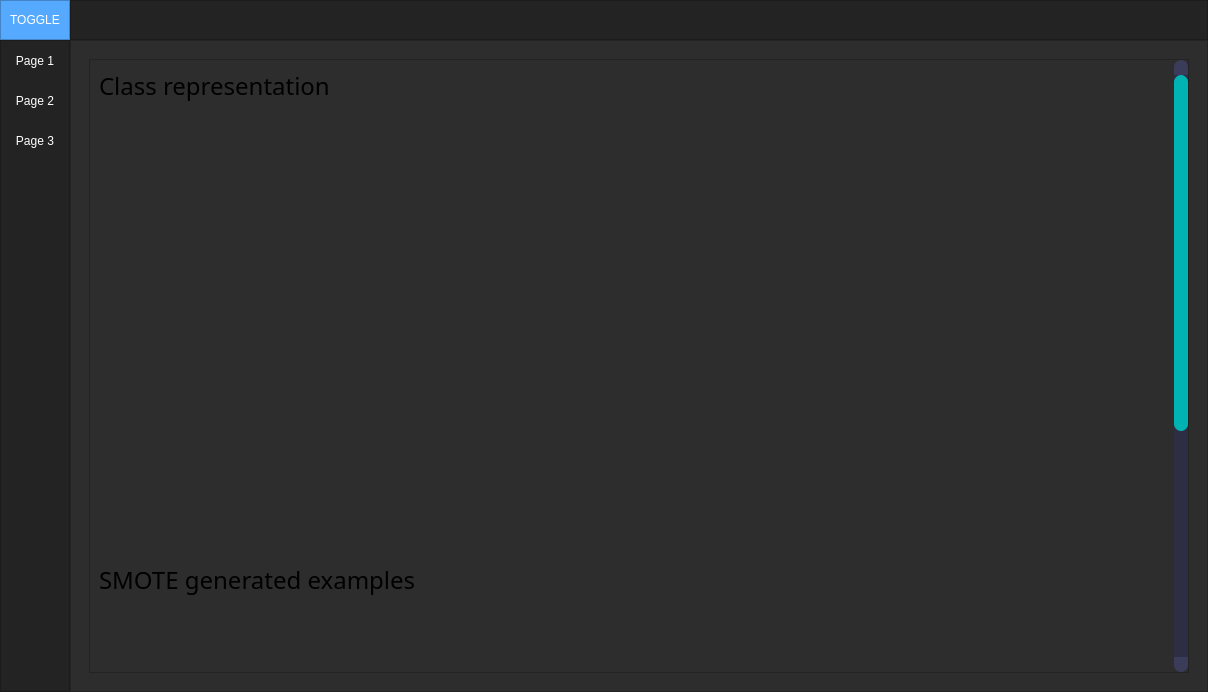
<?xml version="1.0" encoding="UTF-8"?>
<ui version="4.0">
 <class>MainWindow</class>
 <widget class="QMainWindow" name="MainWindow">
  <property name="geometry">
   <rect>
    <x>0</x>
    <y>0</y>
    <width>1208</width>
    <height>692</height>
   </rect>
  </property>
  <property name="minimumSize">
   <size>
    <width>1000</width>
    <height>500</height>
   </size>
  </property>
  <property name="windowTitle">
   <string>MainWindow</string>
  </property>
  <property name="styleSheet">
   <string notr="true">background-color: rgb(45, 45, 45);</string>
  </property>
  <widget class="QWidget" name="centralwidget">
   <layout class="QVBoxLayout" name="verticalLayout">
    <property name="spacing">
     <number>0</number>
    </property>
    <property name="leftMargin">
     <number>0</number>
    </property>
    <property name="topMargin">
     <number>0</number>
    </property>
    <property name="rightMargin">
     <number>0</number>
    </property>
    <property name="bottomMargin">
     <number>0</number>
    </property>
    <item>
     <widget class="QFrame" name="Top_Bar">
      <property name="maximumSize">
       <size>
        <width>16777215</width>
        <height>40</height>
       </size>
      </property>
      <property name="styleSheet">
       <string notr="true">background-color: rgb(35, 35, 35);</string>
      </property>
      <property name="frameShape">
       <enum>QFrame::NoFrame</enum>
      </property>
      <property name="frameShadow">
       <enum>QFrame::Raised</enum>
      </property>
      <layout class="QHBoxLayout" name="horizontalLayout">
       <property name="spacing">
        <number>0</number>
       </property>
       <property name="leftMargin">
        <number>0</number>
       </property>
       <property name="topMargin">
        <number>0</number>
       </property>
       <property name="rightMargin">
        <number>0</number>
       </property>
       <property name="bottomMargin">
        <number>0</number>
       </property>
       <item>
        <widget class="QFrame" name="frame_toggle">
         <property name="maximumSize">
          <size>
           <width>70</width>
           <height>40</height>
          </size>
         </property>
         <property name="styleSheet">
          <string notr="true">background-color: rgb(85, 170, 255);</string>
         </property>
         <property name="frameShape">
          <enum>QFrame::StyledPanel</enum>
         </property>
         <property name="frameShadow">
          <enum>QFrame::Raised</enum>
         </property>
         <layout class="QVBoxLayout" name="verticalLayout_2">
          <property name="spacing">
           <number>0</number>
          </property>
          <property name="leftMargin">
           <number>0</number>
          </property>
          <property name="topMargin">
           <number>0</number>
          </property>
          <property name="rightMargin">
           <number>0</number>
          </property>
          <property name="bottomMargin">
           <number>0</number>
          </property>
          <item>
           <widget class="QPushButton" name="Btn_Toggle">
            <property name="sizePolicy">
             <sizepolicy hsizetype="Expanding" vsizetype="Expanding">
              <horstretch>0</horstretch>
              <verstretch>0</verstretch>
             </sizepolicy>
            </property>
            <property name="styleSheet">
             <string notr="true">color: rgb(255, 255, 255);
border: 0px solid;</string>
            </property>
            <property name="text">
             <string>TOGGLE</string>
            </property>
           </widget>
          </item>
         </layout>
        </widget>
       </item>
       <item>
        <widget class="QFrame" name="frame_top">
         <property name="frameShape">
          <enum>QFrame::StyledPanel</enum>
         </property>
         <property name="frameShadow">
          <enum>QFrame::Raised</enum>
         </property>
        </widget>
       </item>
      </layout>
     </widget>
    </item>
    <item>
     <widget class="QFrame" name="Content">
      <property name="frameShape">
       <enum>QFrame::NoFrame</enum>
      </property>
      <property name="frameShadow">
       <enum>QFrame::Raised</enum>
      </property>
      <layout class="QHBoxLayout" name="horizontalLayout_2">
       <property name="spacing">
        <number>0</number>
       </property>
       <property name="leftMargin">
        <number>0</number>
       </property>
       <property name="topMargin">
        <number>0</number>
       </property>
       <property name="rightMargin">
        <number>0</number>
       </property>
       <property name="bottomMargin">
        <number>0</number>
       </property>
       <item>
        <widget class="QFrame" name="frame_left_menu">
         <property name="minimumSize">
          <size>
           <width>70</width>
           <height>0</height>
          </size>
         </property>
         <property name="maximumSize">
          <size>
           <width>70</width>
           <height>16777215</height>
          </size>
         </property>
         <property name="styleSheet">
          <string notr="true">background-color: rgb(35, 35, 35);</string>
         </property>
         <property name="frameShape">
          <enum>QFrame::StyledPanel</enum>
         </property>
         <property name="frameShadow">
          <enum>QFrame::Raised</enum>
         </property>
         <layout class="QVBoxLayout" name="verticalLayout_3">
          <property name="leftMargin">
           <number>0</number>
          </property>
          <property name="topMargin">
           <number>0</number>
          </property>
          <property name="rightMargin">
           <number>0</number>
          </property>
          <property name="bottomMargin">
           <number>0</number>
          </property>
          <item alignment="Qt::AlignTop">
           <widget class="QFrame" name="frame_top_menus">
            <property name="frameShape">
             <enum>QFrame::NoFrame</enum>
            </property>
            <property name="frameShadow">
             <enum>QFrame::Raised</enum>
            </property>
            <layout class="QVBoxLayout" name="verticalLayout_4">
             <property name="spacing">
              <number>0</number>
             </property>
             <property name="leftMargin">
              <number>0</number>
             </property>
             <property name="topMargin">
              <number>0</number>
             </property>
             <property name="rightMargin">
              <number>0</number>
             </property>
             <property name="bottomMargin">
              <number>0</number>
             </property>
             <item>
              <widget class="QPushButton" name="btn_page_1">
               <property name="minimumSize">
                <size>
                 <width>0</width>
                 <height>40</height>
                </size>
               </property>
               <property name="styleSheet">
                <string notr="true">QPushButton {
	color: rgb(255, 255, 255);
	background-color: rgb(35, 35, 35);
	border: 0px solid;
}
QPushButton:hover {
	background-color: rgb(85, 170, 255);
}</string>
               </property>
               <property name="text">
                <string>Page 1</string>
               </property>
              </widget>
             </item>
             <item>
              <widget class="QPushButton" name="btn_page_2">
               <property name="minimumSize">
                <size>
                 <width>0</width>
                 <height>40</height>
                </size>
               </property>
               <property name="styleSheet">
                <string notr="true">QPushButton {
	color: rgb(255, 255, 255);
	background-color: rgb(35, 35, 35);
	border: 0px solid;
}
QPushButton:hover {
	background-color: rgb(85, 170, 255);
}</string>
               </property>
               <property name="text">
                <string>Page 2</string>
               </property>
              </widget>
             </item>
             <item>
              <widget class="QPushButton" name="btn_page_3">
               <property name="minimumSize">
                <size>
                 <width>0</width>
                 <height>40</height>
                </size>
               </property>
               <property name="styleSheet">
                <string notr="true">QPushButton {
	color: rgb(255, 255, 255);
	background-color: rgb(35, 35, 35);
	border: 0px solid;
}
QPushButton:hover {
	background-color: rgb(85, 170, 255);
}</string>
               </property>
               <property name="text">
                <string>Page 3</string>
               </property>
              </widget>
             </item>
            </layout>
           </widget>
          </item>
         </layout>
        </widget>
       </item>
       <item>
        <widget class="QFrame" name="frame_pages">
         <property name="frameShape">
          <enum>QFrame::StyledPanel</enum>
         </property>
         <property name="frameShadow">
          <enum>QFrame::Raised</enum>
         </property>
         <layout class="QVBoxLayout" name="verticalLayout_5">
          <item>
           <widget class="QStackedWidget" name="stackedWidget">
            <property name="currentIndex">
             <number>1</number>
            </property>
            <widget class="QWidget" name="page_1">
             <layout class="QVBoxLayout" name="verticalLayout_7">
              <item>
               <layout class="QHBoxLayout" name="horizontalLayout_5">
                <item>
                 <spacer name="horizontalSpacer_5">
                  <property name="orientation">
                   <enum>Qt::Horizontal</enum>
                  </property>
                  <property name="sizeHint" stdset="0">
                   <size>
                    <width>40</width>
                    <height>20</height>
                   </size>
                  </property>
                 </spacer>
                </item>
                <item>
                 <widget class="QPushButton" name="uploadFileBtn">
                  <property name="sizePolicy">
                   <sizepolicy hsizetype="Minimum" vsizetype="Minimum">
                    <horstretch>0</horstretch>
                    <verstretch>0</verstretch>
                   </sizepolicy>
                  </property>
                  <property name="text">
                   <string>Upload file</string>
                  </property>
                 </widget>
                </item>
               </layout>
              </item>
              <item>
               <widget class="QWidget" name="showEcg" native="true">
                <property name="sizePolicy">
                 <sizepolicy hsizetype="Expanding" vsizetype="Expanding">
                  <horstretch>0</horstretch>
                  <verstretch>0</verstretch>
                 </sizepolicy>
                </property>
               </widget>
              </item>
              <item>
               <spacer name="horizontalSpacer_4">
                <property name="orientation">
                 <enum>Qt::Horizontal</enum>
                </property>
                <property name="sizeHint" stdset="0">
                 <size>
                  <width>40</width>
                  <height>20</height>
                 </size>
                </property>
               </spacer>
              </item>
              <item>
               <spacer name="horizontalSpacer_3">
                <property name="orientation">
                 <enum>Qt::Horizontal</enum>
                </property>
                <property name="sizeHint" stdset="0">
                 <size>
                  <width>40</width>
                  <height>20</height>
                 </size>
                </property>
               </spacer>
              </item>
              <item>
               <layout class="QHBoxLayout" name="horizontalLayout_3">
                <item>
                 <spacer name="horizontalSpacer">
                  <property name="orientation">
                   <enum>Qt::Horizontal</enum>
                  </property>
                  <property name="sizeHint" stdset="0">
                   <size>
                    <width>40</width>
                    <height>20</height>
                   </size>
                  </property>
                 </spacer>
                </item>
                <item>
                 <widget class="QPushButton" name="pushButton">
                  <property name="text">
                   <string>PushButton</string>
                  </property>
                 </widget>
                </item>
                <item>
                 <spacer name="horizontalSpacer_2">
                  <property name="orientation">
                   <enum>Qt::Horizontal</enum>
                  </property>
                  <property name="sizeHint" stdset="0">
                   <size>
                    <width>40</width>
                    <height>20</height>
                   </size>
                  </property>
                 </spacer>
                </item>
               </layout>
              </item>
             </layout>
            </widget>
            <widget class="QWidget" name="page_2">
             <layout class="QVBoxLayout" name="verticalLayout_6">
              <item>
               <widget class="QScrollArea" name="scrollArea">
                <property name="styleSheet">
                 <string notr="true"> QScrollBar:vertical {
	border: none;
    background: rgb(45, 45, 68);
    width: 14px;
    margin: 15px 0 15px 0;
	border-radius: 0px;
 }

/*  HANDLE BAR VERTICAL */
QScrollBar::handle:vertical {	
	background-color: rgb(0,179,179);
	min-height: 30px;
	border-radius: 7px;
}
QScrollBar::handle:vertical:hover{	
	background-color:rgb(0,205,205);
}
QScrollBar::handle:vertical:pressed {	
	background-color: rgb(0,128,128)
}

/* BTN TOP - SCROLLBAR */
QScrollBar::sub-line:vertical {
	border: none;
	background-color: rgb(59, 59, 90);
	height: 15px;
	border-top-left-radius: 7px;
	border-top-right-radius: 7px;
	subcontrol-position: top;
	subcontrol-origin: margin;
}
QScrollBar::sub-line:vertical:hover {	
	background-color: rgb(0,179,179);
}
QScrollBar::sub-line:vertical:pressed {	
	background-color: rgb(0,179,179);
}

/* BTN BOTTOM - SCROLLBAR */
QScrollBar::add-line:vertical {
	border: none;
	background-color: rgb(59, 59, 90);
	height: 15px;
	border-bottom-left-radius: 7px;
	border-bottom-right-radius: 7px;
	subcontrol-position: bottom;
	subcontrol-origin: margin;
}
QScrollBar::add-line:vertical:hover {	
	background-color: rgb(0,179,179);
}
QScrollBar::add-line:vertical:pressed {	
	background-color: rgb(0,179,179);
}

/* RESET ARROW */
QScrollBar::up-arrow:vertical, QScrollBar::down-arrow:vertical {
	background: none;
}
QScrollBar::add-page:vertical, QScrollBar::sub-page:vertical {
	background: none;
}



/* HORIZONTAL SCROLLBAR - HOMEWORK */
QScrollBar:horizontal {
   
}
QScrollBar::handle:horizontal {
    
}
QScrollBar::add-line:horizontal {
    
}
QScrollBar::sub-line:horizontal {
    
}
QScrollBar::up-arrow:horizontal, QScrollBar::down-arrow:horizontal
{

}
QScrollBar::add-page:horizontal, QScrollBar::sub-page:horizontal
{

}</string>
                </property>
                <property name="widgetResizable">
                 <bool>true</bool>
                </property>
                <widget class="QWidget" name="scrollAreaWidgetContents">
                 <property name="geometry">
                  <rect>
                   <x>0</x>
                   <y>0</y>
                   <width>1076</width>
                   <height>1000</height>
                  </rect>
                 </property>
                 <property name="sizePolicy">
                  <sizepolicy hsizetype="Preferred" vsizetype="Fixed">
                   <horstretch>0</horstretch>
                   <verstretch>0</verstretch>
                  </sizepolicy>
                 </property>
                 <property name="minimumSize">
                  <size>
                   <width>0</width>
                   <height>1000</height>
                  </size>
                 </property>
                 <property name="styleSheet">
                  <string notr="true">QLabel: {
	color: white;
}</string>
                 </property>
                 <layout class="QVBoxLayout" name="verticalLayout_11">
                  <item>
                   <widget class="QLabel" name="textLabelClass">
                    <property name="sizePolicy">
                     <sizepolicy hsizetype="Preferred" vsizetype="Fixed">
                      <horstretch>0</horstretch>
                      <verstretch>0</verstretch>
                     </sizepolicy>
                    </property>
                    <property name="minimumSize">
                     <size>
                      <width>0</width>
                      <height>10</height>
                     </size>
                    </property>
                    <property name="font">
                     <font>
                      <family>Bahnschrift Light Condensed</family>
                      <pointsize>18</pointsize>
                     </font>
                    </property>
                    <property name="autoFillBackground">
                     <bool>false</bool>
                    </property>
                    <property name="text">
                     <string>Class representation</string>
                    </property>
                   </widget>
                  </item>
                  <item>
                   <widget class="QWidget" name="widgetClass" native="true"/>
                  </item>
                  <item>
                   <widget class="QLabel" name="textLabelSMOTE">
                    <property name="sizePolicy">
                     <sizepolicy hsizetype="Preferred" vsizetype="Fixed">
                      <horstretch>0</horstretch>
                      <verstretch>0</verstretch>
                     </sizepolicy>
                    </property>
                    <property name="minimumSize">
                     <size>
                      <width>10</width>
                      <height>0</height>
                     </size>
                    </property>
                    <property name="font">
                     <font>
                      <family>Bahnschrift Light Condensed</family>
                      <pointsize>18</pointsize>
                     </font>
                    </property>
                    <property name="styleSheet">
                     <string notr="true">QLabel: {
	
	color: rgb(255, 255, 255);
}</string>
                    </property>
                    <property name="text">
                     <string>SMOTE generated examples</string>
                    </property>
                   </widget>
                  </item>
                  <item>
                   <widget class="QWidget" name="widgetSMOTE" native="true"/>
                  </item>
                 </layout>
                </widget>
               </widget>
              </item>
             </layout>
            </widget>
            <widget class="QWidget" name="page_3">
             <layout class="QVBoxLayout" name="verticalLayout_8">
              <item>
               <widget class="QLabel" name="label">
                <property name="font">
                 <font>
                  <pointsize>40</pointsize>
                 </font>
                </property>
                <property name="styleSheet">
                 <string notr="true">color: #FFF;</string>
                </property>
                <property name="text">
                 <string>PAGE 3</string>
                </property>
                <property name="alignment">
                 <set>Qt::AlignCenter</set>
                </property>
               </widget>
              </item>
             </layout>
            </widget>
           </widget>
          </item>
         </layout>
        </widget>
       </item>
      </layout>
     </widget>
    </item>
   </layout>
  </widget>
 </widget>
 <resources/>
 <connections/>
</ui>
